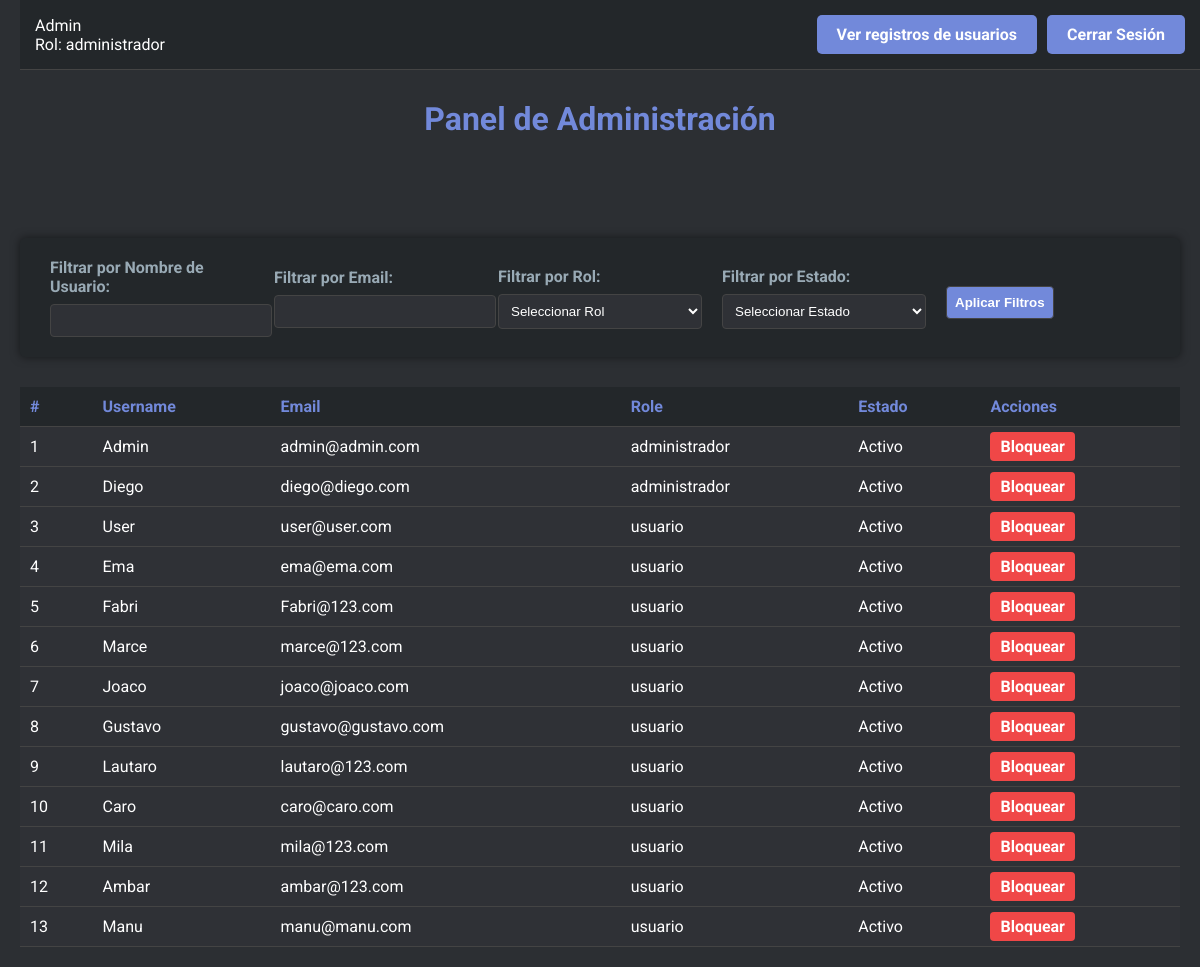
/admin_dashboard.php (signed in), run on an earlier commit of the app's database.
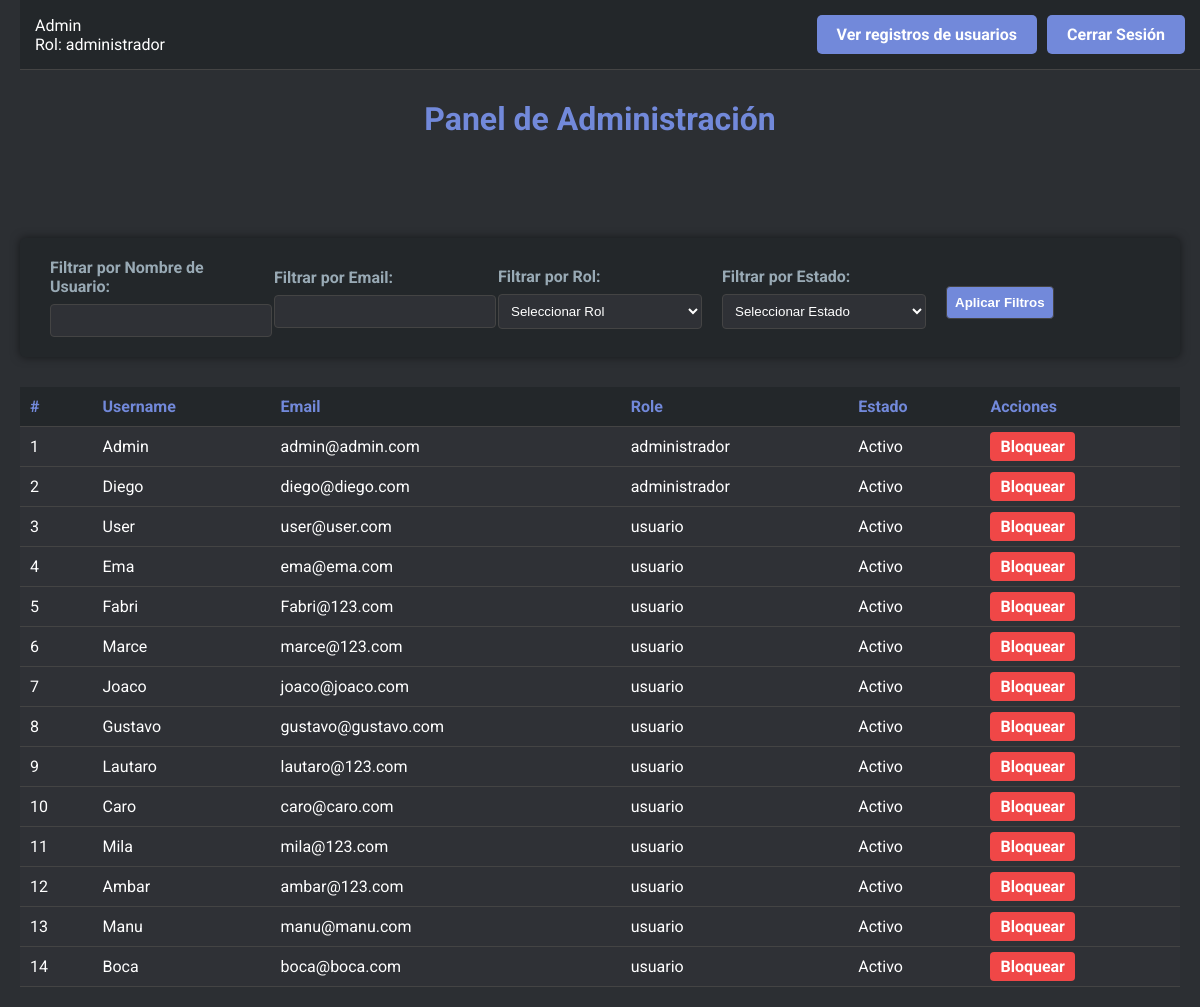
And on a later commit of the database.
### tables this page shows
CREATE TABLE `users` (
  `id` int(11) NOT NULL,
  `username` varchar(50) NOT NULL,
  `email` varchar(100) NOT NULL,
  `password` varchar(255) NOT NULL,
  `role` enum('usuario','administrador') DEFAULT 'usuario',
  `created_at` timestamp NOT NULL DEFAULT current_timestamp(),
  `is_active` tinyint(1) DEFAULT 1,
  `failed_attempts` int(11) DEFAULT 0,
  `last_attempt` timestamp NULL DEFAULT NULL,
  `security_question_1` varchar(255) DEFAULT NULL,
  `security_question_2` varchar(255) DEFAULT NULL,
  `security_question_3` varchar(255) DEFAULT NULL
);

### admin_dashboard.php (the view, shortened to what this page needs)
<?php
include 'db.php';
$username_filter = isset($_GET['username']) ? $_GET['username'] : '';
$email_filter = isset($_GET['email']) ? $_GET['email'] : '';
$query = "SELECT id, username, email, is_active, role FROM users WHERE 1=1";
$stmt = $pdo->prepare($query);
$stmt->execute();
$users = $stmt->fetchAll(PDO::FETCH_ASSOC);
?>
<!DOCTYPE html>
<html lang="es">
<head>
</head>
<form>
    <header class="header">
        <div class="user-info">
            <?php echo htmlspecialchars($_SESSION['username']); ?><br>
            Rol: <?php echo htmlspecialchars($_SESSION['role']); ?>
        </div>
        <div class="buttons">
            <a href="log.php">Ver registros de usuarios</a>
            <a href="logout.php">Cerrar Sesión</a>
        </div>
    </header>
    <h1>Panel de Administración</h1>
    <div class="filter-container">
        <form method="GET" action="admin_dashboard.php">
            <div>
                <label for="username">Filtrar por Nombre de Usuario:</label>
                <input type="text" name="username" id="username"
                    value="<?php echo htmlspecialchars($username_filter); ?>">
            </div>
            <div>
                <label for="email">Filtrar por Email:</label>
                <input type="text" name="email" id="email" value="<?php echo htmlspecialchars($email_filter); ?>">
            </div>
            <div>
                <label for="role">Filtrar por Rol:</label>
                <select name="role" id="role">
                    <option value="">Seleccionar Rol</option>
                </select>
            </div>
            <div>
                <label for="status">Filtrar por Estado:</label>
                <select name="status" id="status">
                    <option value="">Seleccionar Estado</option>
                </select>
            </div>
            <div>
                <input type="submit" value="Aplicar Filtros">
            </div>
    </div>
</form>
<div class="table-container">
    <table>
        <thead>
            <tr>
                <th>#</th>
                <th>Username</th>
                <th>Email</th>
                <th>Role</th>
                <th>Estado</th>
                <th>Acciones</th>
            </tr>
        </thead>
        <tbody>
            <?php foreach ($users as $user): ?>
                <tr>
                    <td><?php echo htmlspecialchars($user['id']); ?></td>
                    <td><?php echo htmlspecialchars($user['username']); ?></td>
                    <td><?php echo htmlspecialchars($user['email']); ?></td>
                    <td><?php echo htmlspecialchars($user['role']); ?></td>
                    <td><?php echo $user['is_active'] ? 'Activo' : 'Bloqueado'; ?></td>
                    <td>
                        <a href="admin_dashboard.php?toggle_active=1&id=<?php echo $user['id']; ?>"
                            class="<?php echo $user['is_active'] ? 'deactivate-btn' : 'activate-btn'; ?>">
                            <?php echo $user['is_active'] ? 'Bloquear' : 'Activar'; ?>
                        </a>
                    </td>
                </tr>
            <?php endforeach; ?>
        </tbody>
    </table>
</div>
</body>
</html>

### admin_dashboard.php (style rules this page uses)
.header { background-color: #23272a; padding: 15px; display: flex; justify-content: space-between; align-items: center; position: fixed; top: 0; width: 100%; z-index: 10; border-bottom: 1px solid #444; box-sizing: border-box; }
h1 { text-align: center; color: #7289da; margin-top: 80px; }
.buttons { display: flex; gap: 10px; margin-right: 20px; }
.buttons a { display: inline-block; padding: 10px 20px; background-color: #7289da; color: #ffffff; text-decoration: none; border-radius: 5px; font-weight: bold; transition: background-color 0.3s; }
.filter-container { display: flex; justify-content: space-between; align-items: center; margin-top: 100px; padding: 20px; background-color: #23272a; border-radius: 5px; box-shadow: 0 0 10px rgba(0, 0, 0, 0.5); }
.filter-container div { flex: 1; padding: 0 10px; }
.filter-container label { color: #99aab5; font-weight: bold; margin-bottom: 8px; display: block; }
.filter-container input, .filter-container select { width: 100%; padding: 8px; background-color: #2f3136; border: 1px solid #444; color: #ffffff; border-radius: 4px; }
.filter-container input[type="submit"] { width: auto; background-color: #7289da; cursor: pointer; font-weight: bold; transition: background-color 0.3s; margin-top: 10px; }
.table-container { margin-top: 30px; }
table { width: 100%; border-collapse: collapse; background-color: #2f3136; color: #ffffff; }
th, td { padding: 10px; text-align: left; border-bottom: 1px solid #444; }
th { background-color: #23272a; color: #7289da; }
.deactivate-btn { padding: 5px 10px; color: #fff; background-color: #f04747; text-decoration: none; border-radius: 4px; font-weight: bold; transition: background-color 0.3s; }

What changed in the data, as far as the page shows it:
added users: id "14", username "Boca", email "boca@boca.com", role "usuario", is_active "Activo"
